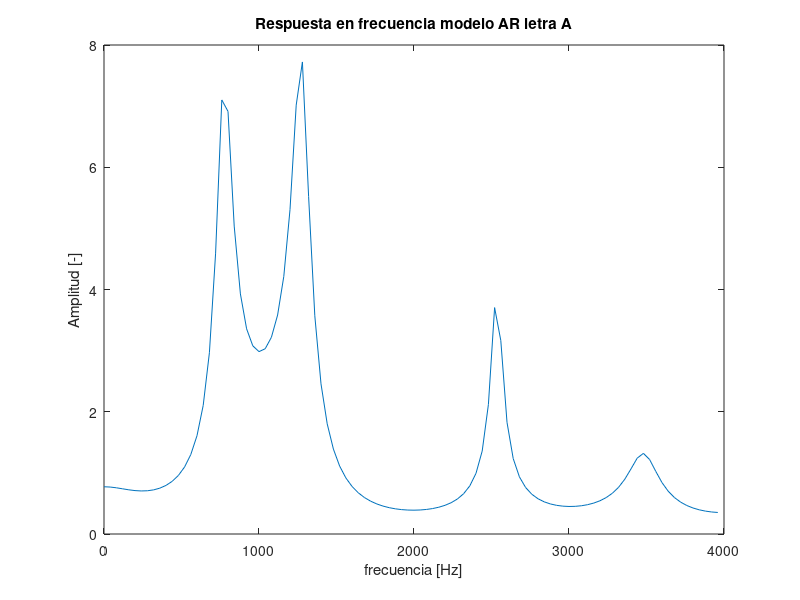
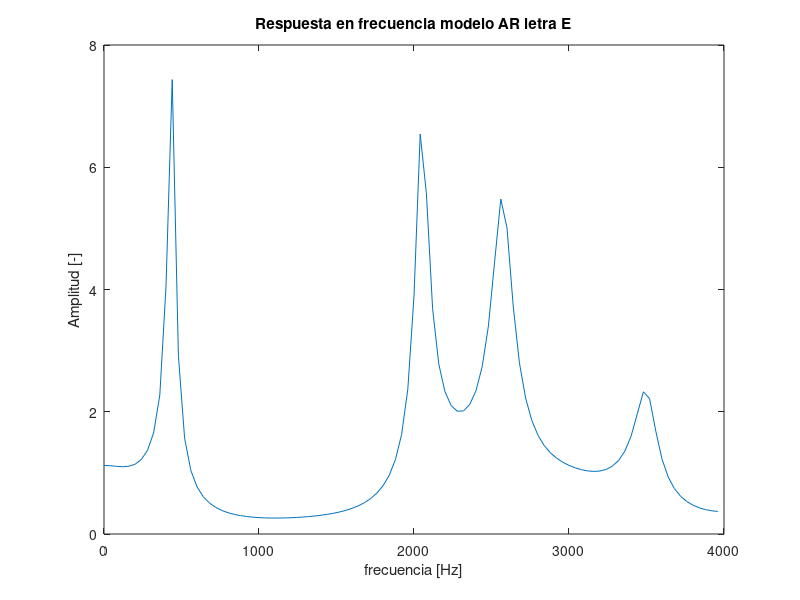
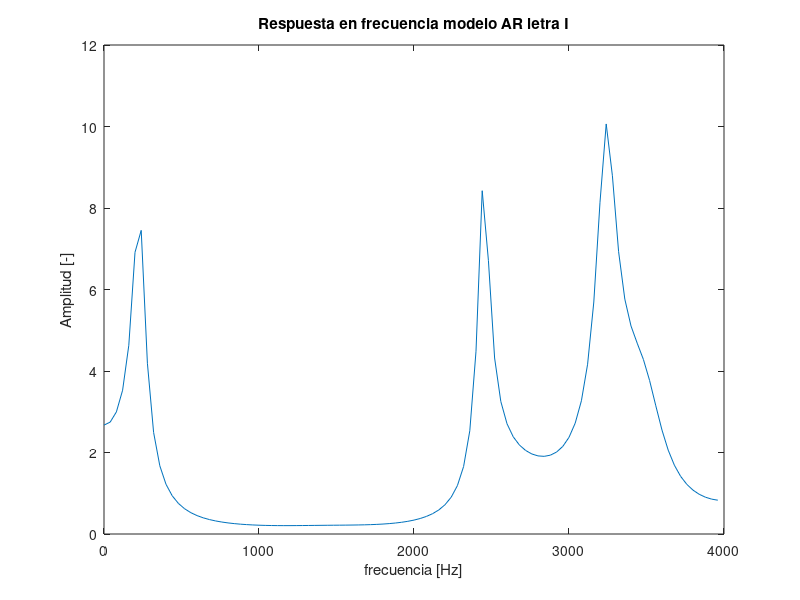
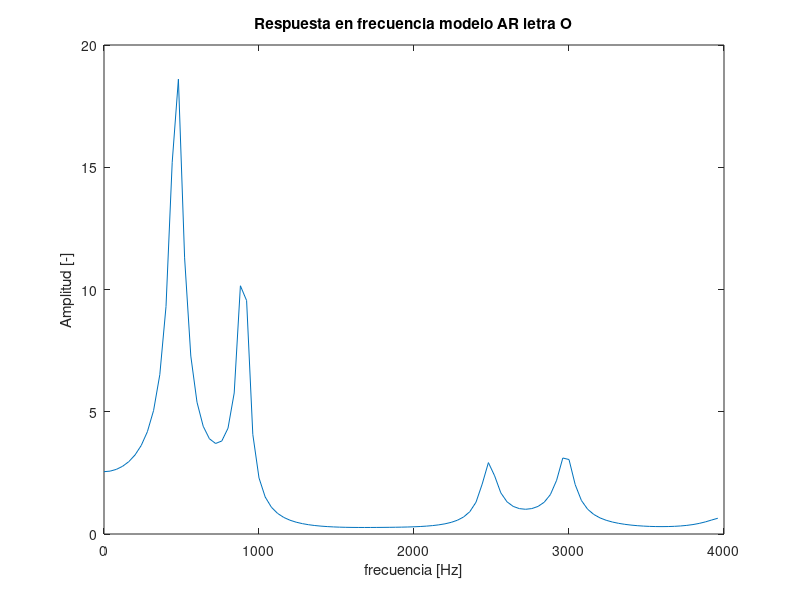

Write the MATLAB code that produced these figures, in order.
%%%%% Lab 5 DSP
close all; clear; clc
%%% I.2

% A partir de archivo vowels.mat se obtienen los parámetros del filtro AR
% con el comando lpc de MATLAB. Se grafican las magitudes de cada uno de
% los filtros.

%PARAMETROS
N  = 200; % Número de puntos de respuesta en frecuencia
FS = 8000;   % Frecuencia de muestreo
P  = 15;  % Número de polos en modelo AR

%INICIO
load vowels

% Diseño de filtros
a_vowel_a = lpc(vowel_a,P);
a_vowel_e = lpc(vowel_e,P);
a_vowel_i = lpc(vowel_i,P);
a_vowel_o = lpc(vowel_o,P);
a_vowel_u = lpc(vowel_u,P);

%Respuestas en frecuencia
A_f = freqz(1,a_vowel_a, N/2);
E_f = freqz(1,a_vowel_e, N/2);
I_f = freqz(1,a_vowel_i, N/2);
O_f = freqz(1,a_vowel_o, N/2);
U_f = freqz(1,a_vowel_u, N/2);

f = (0:N/2-1)*FS*1/N;

% Graficos
%figure
%plot(f,abs(A_f));
%hold on
%plot(f,abs(E_f));plot(f,abs(I_f));plot(f,abs(O_f));plot(f,abs(U_f));
%title("Respuestas en frecuencia modelos AR usando lpc para vocales");
%title("Respuesta en frecuencia modelo AR letra A");
%xlabel("frecuencia [Hz]"); ylabel("Amplitud [-]");
%legend("a","e","i","o","u")

figure
plot(f,abs(A_f));
title("Respuesta en frecuencia modelo AR letra A");
xlabel("frecuencia [Hz]"); ylabel("Amplitud [-]");

figure
plot(f,abs(E_f));
title("Respuesta en frecuencia modelo AR letra E");
xlabel("frecuencia [Hz]"); ylabel("Amplitud [-]");

figure
plot(f,abs(I_f));
title("Respuesta en frecuencia modelo AR letra I");
xlabel("frecuencia [Hz]"); ylabel("Amplitud [-]");

figure
plot(f,abs(O_f));
title("Respuesta en frecuencia modelo AR letra O");
xlabel("frecuencia [Hz]"); ylabel("Amplitud [-]");

figure
plot(f,abs(U_f));
title("Respuesta en frecuencia modelo AR letra U");
xlabel("frecuencia [Hz]"); ylabel("Amplitud [-]");